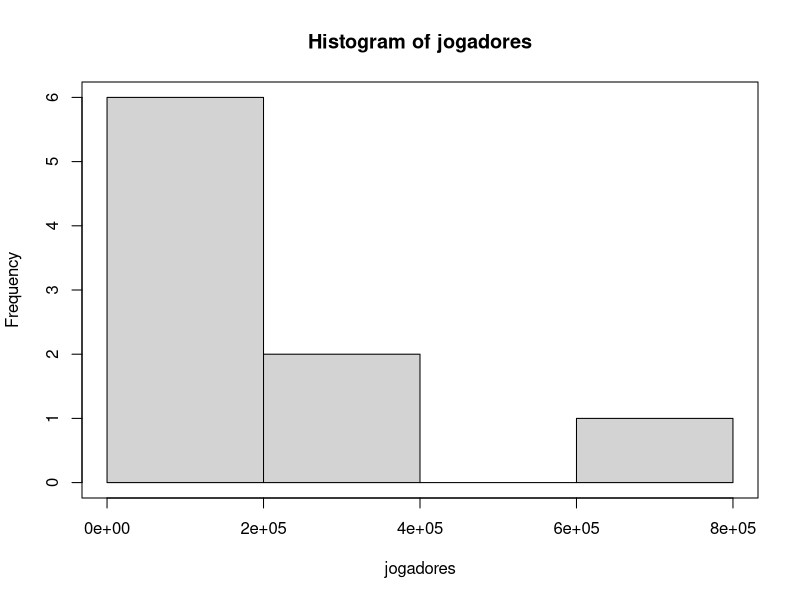

Here is the R script that generated this plot:
## ---- chunk 1
jogadores = c(40000,18000,12000,250000,30000,140000,300000,40000,800000)
## ---- chunk 2
mean(jogadores)
## ---- chunk 3
median(jogadores)
## ---- chunk 4
quartis = quantile(jogadores)
quartis
## ---- chunk 5
quartis[4]
## ---- chunk 6
sd(jogadores)
## ---- chunk 7
summary(jogadores)
## ---- chunk 8
histograma = hist(jogadores)
box()
